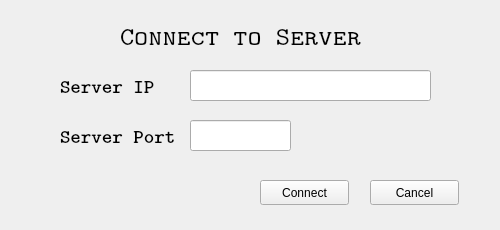
<?xml version="1.0" encoding="UTF-8"?>
<ui version="4.0">
 <class>Connection</class>
 <widget class="QWidget" name="Connection">
  <property name="geometry">
   <rect>
    <x>0</x>
    <y>0</y>
    <width>500</width>
    <height>230</height>
   </rect>
  </property>
  <property name="minimumSize">
   <size>
    <width>500</width>
    <height>230</height>
   </size>
  </property>
  <property name="maximumSize">
   <size>
    <width>500</width>
    <height>230</height>
   </size>
  </property>
  <property name="windowTitle">
   <string>Connection</string>
  </property>
  <widget class="QLineEdit" name="ip">
   <property name="geometry">
    <rect>
     <x>190</x>
     <y>70</y>
     <width>241</width>
     <height>31</height>
    </rect>
   </property>
   <property name="font">
    <font>
     <family>Latin Modern Mono Light</family>
     <pointsize>14</pointsize>
     <weight>75</weight>
     <bold>true</bold>
    </font>
   </property>
  </widget>
  <widget class="QLineEdit" name="port">
   <property name="geometry">
    <rect>
     <x>190</x>
     <y>120</y>
     <width>101</width>
     <height>31</height>
    </rect>
   </property>
   <property name="font">
    <font>
     <family>Latin Modern Mono Light</family>
     <pointsize>14</pointsize>
     <weight>75</weight>
     <italic>false</italic>
     <bold>true</bold>
    </font>
   </property>
  </widget>
  <widget class="QLabel" name="titleLabel">
   <property name="geometry">
    <rect>
     <x>120</x>
     <y>20</y>
     <width>251</width>
     <height>31</height>
    </rect>
   </property>
   <property name="font">
    <font>
     <family>Latin Modern Mono Caps</family>
     <pointsize>20</pointsize>
     <weight>75</weight>
     <italic>false</italic>
     <bold>true</bold>
    </font>
   </property>
   <property name="text">
    <string>Connect to Server</string>
   </property>
  </widget>
  <widget class="QLabel" name="ipLabel">
   <property name="geometry">
    <rect>
     <x>60</x>
     <y>70</y>
     <width>101</width>
     <height>31</height>
    </rect>
   </property>
   <property name="font">
    <font>
     <family>Latin Modern Mono Light</family>
     <pointsize>15</pointsize>
     <weight>75</weight>
     <italic>false</italic>
     <bold>true</bold>
    </font>
   </property>
   <property name="text">
    <string>Server IP</string>
   </property>
  </widget>
  <widget class="QLabel" name="serverLabel">
   <property name="geometry">
    <rect>
     <x>60</x>
     <y>120</y>
     <width>121</width>
     <height>31</height>
    </rect>
   </property>
   <property name="font">
    <font>
     <family>Latin Modern Mono Light</family>
     <pointsize>15</pointsize>
     <weight>75</weight>
     <italic>false</italic>
     <bold>true</bold>
    </font>
   </property>
   <property name="text">
    <string>Server Port</string>
   </property>
  </widget>
  <widget class="QPushButton" name="connect">
   <property name="geometry">
    <rect>
     <x>260</x>
     <y>180</y>
     <width>89</width>
     <height>25</height>
    </rect>
   </property>
   <property name="text">
    <string>Connect</string>
   </property>
  </widget>
  <widget class="QPushButton" name="cancel">
   <property name="geometry">
    <rect>
     <x>370</x>
     <y>180</y>
     <width>89</width>
     <height>25</height>
    </rect>
   </property>
   <property name="text">
    <string>Cancel</string>
   </property>
  </widget>
 </widget>
 <resources>
  <include location="../../../../../../run/user/1000/doc/ffbab8c6/resource.qrc"/>
 </resources>
 <connections>
  <connection>
   <sender>cancel</sender>
   <signal>clicked()</signal>
   <receiver>ip</receiver>
   <slot>clear()</slot>
   <hints>
    <hint type="sourcelabel">
     <x>414</x>
     <y>192</y>
    </hint>
    <hint type="destinationlabel">
     <x>310</x>
     <y>85</y>
    </hint>
   </hints>
  </connection>
  <connection>
   <sender>cancel</sender>
   <signal>clicked()</signal>
   <receiver>port</receiver>
   <slot>clear()</slot>
   <hints>
    <hint type="sourcelabel">
     <x>414</x>
     <y>192</y>
    </hint>
    <hint type="destinationlabel">
     <x>240</x>
     <y>135</y>
    </hint>
   </hints>
  </connection>
 </connections>
</ui>
